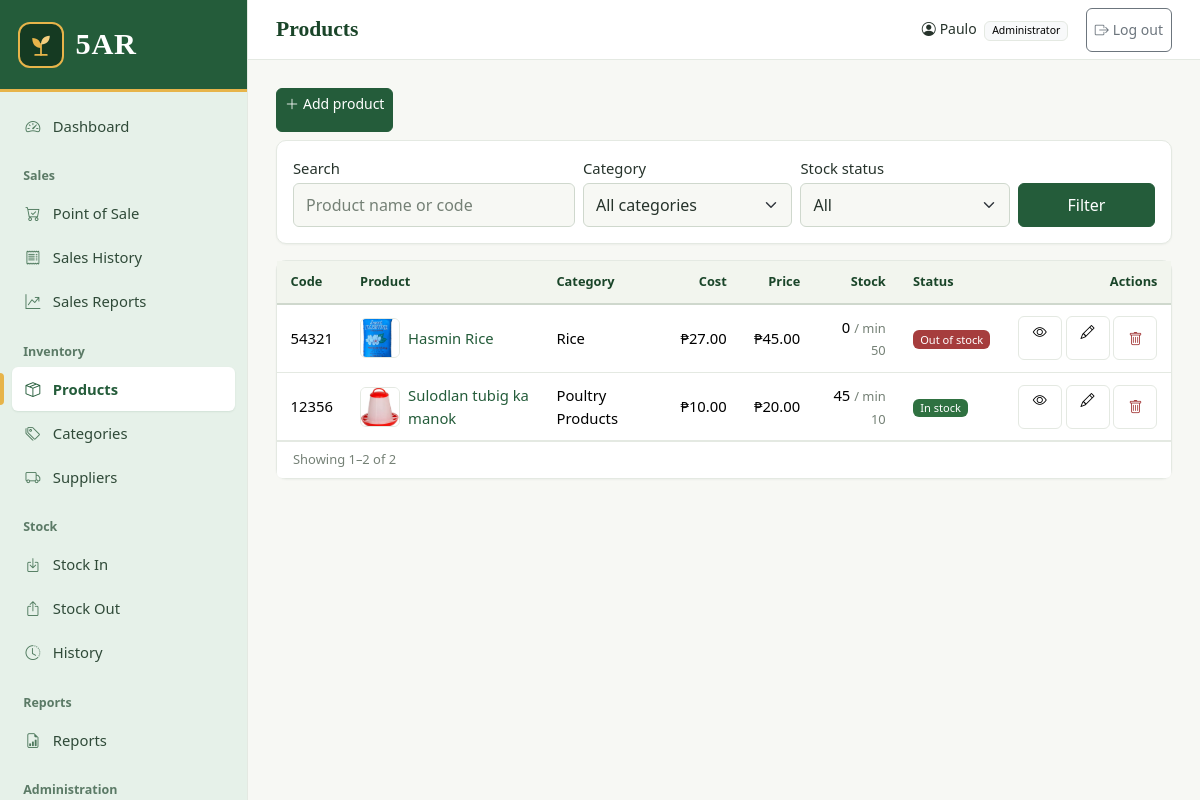
The page /products/index.php (signed in) on the database its author committed.
### tables this page shows
CREATE TABLE `products` (
  `id` int(10) UNSIGNED NOT NULL,
  `sku` varchar(50) NOT NULL,
  `name` varchar(150) NOT NULL,
  `category_id` int(10) UNSIGNED NOT NULL,
  `supplier_id` int(10) UNSIGNED DEFAULT NULL,
  `description` text DEFAULT NULL,
  `image` varchar(255) DEFAULT NULL,
  `cost_price` decimal(10,2) NOT NULL DEFAULT 0.00,
  `selling_price` decimal(10,2) NOT NULL DEFAULT 0.00,
  `quantity` decimal(12,3) NOT NULL DEFAULT 0.000,
  `min_stock` int(11) NOT NULL DEFAULT 10,
  `created_at` datetime NOT NULL DEFAULT current_timestamp(),
  `updated_at` datetime NOT NULL DEFAULT current_timestamp() ON UPDATE current_timestamp(),
  `base_unit` varchar(30) NOT NULL DEFAULT 'pc',
  `base_allow_decimal` tinyint(1) NOT NULL DEFAULT 0,
  `multi_unit` tinyint(1) NOT NULL DEFAULT 0
);

CREATE TABLE `categories` (
  `id` int(10) UNSIGNED NOT NULL,
  `name` varchar(100) NOT NULL,
  `description` varchar(255) DEFAULT NULL,
  `created_at` datetime NOT NULL DEFAULT current_timestamp()
);

### includes/auth.php (called while the page is built, shortened)
<?php
require_once __DIR__ . '/../config/database.php';
require_once __DIR__ . '/functions.php';
function is_admin(): bool
{
    return ($_SESSION['role'] ?? '') === 'admin';
}

### includes/product_image.php (called while the page is built, shortened)
<?php
function product_image_url(?string $name): string
{
    return url('uploads/products/' . rawurlencode($name));
}

### products/index.php (the view, shortened to what this page needs)
<?php
require_once __DIR__ . '/../includes/auth.php';
require_once __DIR__ . '/../includes/product_image.php';
$q = input('q', 'GET');
$categoryId = (int) ($_GET['category'] ?? 0);
$status = $_GET['status'] ?? '';
if (!in_array($status, ['ok', 'low', 'out'], true)) {
    $status = '';
}
$where = [];
$types = '';
$params = [];
$whereSql = $where ? 'WHERE ' . implode(' AND ', $where) : '';
$total = (int) db_val($conn, "SELECT COUNT(*) FROM products p $whereSql", $types, $params);
$pg = paginate($total, ITEMS_PER_PAGE, (int) ($_GET['page'] ?? 1));
$products = db_all(
    $conn,
    "SELECT p.id, p.sku, p.name, p.image, p.cost_price, p.selling_price, p.quantity, p.min_stock,
            c.name AS category_name
     FROM products p
     JOIN categories c ON c.id = p.category_id
     $whereSql
     ORDER BY p.name ASC
     LIMIT ? OFFSET ?",
    $types . 'ii',
    array_merge($params, [$pg['per_page'], $pg['offset']])
);
$filtered = ($q !== '' || $categoryId > 0 || $status !== '');
$activeNav = 'products';
$pageActions = '<a href="' . e(url('products/create.php')) . '" class="btn btn-primary btn-sm"><i class="bi bi-plus-lg me-1"></i>Add product</a>';
include __DIR__ . '/../includes/header.php';
?>
<div class="card mb-3">
    <div class="card-body">
        <form method="get" class="row g-2 align-items-end">
            <div class="col-md-4">
                <label for="q" class="form-label">Search</label>
                <input type="search" class="form-control" id="q" name="q" value="<?= e($q) ?>"
                    placeholder="Product name or code">
            </div>
            <div class="col-md-3">
                <label for="category" class="form-label">Category</label>
                <select class="form-select" id="category" name="category">
                    <option value="0">All categories</option>
                </select>
            </div>
            <div class="col-md-3">
                <label for="status" class="form-label">Stock status</label>
                <select class="form-select" id="status" name="status">
                    <option value="">All</option>
                </select>
            </div>
            <div class="col-md-2 d-flex gap-2">
                <button type="submit" class="btn btn-primary flex-fill">Filter</button>
            </div>
        </form>
    </div>
</div>
<div class="card">
    <?php if (!$products): ?>
        <?php if ($filtered): ?>
            <?= empty_state('search', 'No products match your filters', 'Try a different search or reset the filters.') ?>
        <?php else: ?>
            <?= empty_state(
                'box-seam',
                'No products yet',
                'Add your first product to start tracking stock.',
                '<a href="' . e(url('products/create.php')) . '" class="btn btn-primary btn-sm">Add product</a>'
            ) ?>
        <?php endif; ?>
    <?php else: ?>
        <div class="table-responsive">
            <table class="table table-hover align-middle mb-0">
                <thead>
                    <tr>
                        <th>Code</th>
                        <th>Product</th>
                        <th>Category</th>
                        <th class="text-end">Cost</th>
                        <th class="text-end">Price</th>
                        <th class="text-end">Stock</th>
                        <th>Status</th>
                        <th class="text-end">Actions</th>
                    </tr>
                </thead>
                <tbody>
                    <?php foreach ($products as $p): ?>
                        <?php $thumb = product_image_url($p['image']); ?>
                        <tr>
                            <td class="text-nowrap"><?= e($p['sku']) ?></td>
                            <td>
                                <div class="d-flex align-items-center gap-2">
                                    <?php if ($thumb !== ''): ?>
                                        <img src="<?= e($thumb) ?>" alt="" loading="lazy" class="rounded border flex-shrink-0"
                                            style="width:40px;height:40px;object-fit:cover;">
                                    <?php else: ?>
                                        <span
                                            class="rounded border bg-light text-muted d-inline-flex align-items-center justify-content-center flex-shrink-0"
                                            style="width:40px;height:40px;"><i class="bi bi-image"></i></span>
                                    <?php endif; ?>
                                    <a href="<?= e(url('products/view.php?id=' . $p['id'])) ?>"><?= e($p['name']) ?></a>
                                </div>
                            </td>
                            <td><?= e($p['category_name']) ?></td>
                            <td class="text-end"><?= e(money($p['cost_price'])) ?></td>
                            <td class="text-end"><?= e(money($p['selling_price'])) ?></td>
                            <td class="text-end"><?= e(fmt_qty($p['quantity'])) ?> <span class="text-muted small">/ min
                                    <?= (int) $p['min_stock'] ?></span></td>
                            <td><?= status_badge((float) $p['quantity'], (int) $p['min_stock']) ?></td>
                            <td class="text-end text-nowrap">
                                <a href="<?= e(url('products/view.php?id=' . $p['id'])) ?>" class="btn btn-light btn-sm border"
                                    title="View"><i class="bi bi-eye"></i></a>
                                <a href="<?= e(url('products/edit.php?id=' . $p['id'])) ?>" class="btn btn-light btn-sm border"
                                    title="Edit"><i class="bi bi-pencil"></i></a>
                                <?php if (is_admin()): ?>
                                    <form method="post" action="<?= e(url('products/delete.php')) ?>" class="d-inline js-confirm"
                                        data-confirm="Delete product &quot;<?= e($p['name']) ?>&quot;? This cannot be undone.">
                                        <button type="submit" class="btn btn-light btn-sm border text-danger" title="Delete"><i
                                                class="bi bi-trash"></i></button>
                                    </form>
                                <?php endif; ?>
                            </td>
                        </tr>
                    <?php endforeach; ?>
                </tbody>
            </table>
        </div>
        <div class="card-footer d-flex flex-wrap justify-content-between align-items-center gap-2">
            <span class="text-muted small"><?= e(page_summary($pg)) ?></span>
        </div>
    <?php endif; ?>
</div>
<?php include __DIR__ . '/../includes/footer.php'; ?>

### includes/header.php (shortened to what this page needs)
<?php
$pageTitle = $pageTitle ?? 'Page';
$activeNav = $activeNav ?? '';
?>
<!DOCTYPE html>
<html lang="en">
<head>
    <link href="https://cdn.jsdelivr.net/npm/bootstrap@5.3.3/dist/css/bootstrap.min.css" rel="stylesheet">
    <link href="https://cdn.jsdelivr.net/npm/bootstrap-icons@1.11.3/font/bootstrap-icons.min.css" rel="stylesheet">
    <link href="<?= e(url('assets/css/style.css')) ?>" rel="stylesheet">
</head>
<body>
<div class="app-wrapper">
    <?php include __DIR__ . '/sidebar.php'; ?>
    <div class="app-main">
        <header class="topbar no-print">
            <div class="topbar-user ms-auto">
                <span class="me-2">
                    <i class="bi bi-person-circle me-1"></i><?= e($_SESSION['full_name'] ?? '') ?>
                    <span class="badge text-bg-light border ms-1"><?= is_admin() ? 'Administrator' : 'Staff' ?></span>
                </span>
                <form method="post" action="<?= e(url('logout.php')) ?>" class="d-inline">
                    <button type="submit" class="btn btn-outline-secondary btn-sm"><i class="bi bi-box-arrow-right me-1"></i>Log out</button>
                </form>
            </div>
        </header>
        <main class="content">
            <div class="page-header">
                <h1 class="page-title"><?= e($pageTitle) ?></h1>
                <div class="page-actions no-print"><?= $pageActions ?? '' ?></div>
            </div>

### includes/sidebar.php (shortened to what this page needs)
<?php require_once __DIR__ . '/brand.php'; ?>
<aside class="sidebar no-print" id="sidebar">
    <a class="sidebar-brand" href="<?= e(url('dashboard.php')) ?>" title="<?= e(BRAND_NAME) ?>"
        aria-label="<?= e(BRAND_NAME) ?> – home">
        <?= brand_mark() ?>
        <span class="brand-text">
            <span class="brand-5ar"><?= e(BRAND_SHORT) ?></span>
        </span>
    </a>
    <nav class="sidebar-nav">
        <?= nav_link('dashboard.php', 'speedometer2', 'Dashboard', 'dashboard', $activeNav) ?>
        <div class="nav-heading">Sales</div>
        <?= nav_link('sales/pos.php', 'cart-check', 'Point of Sale', 'pos', $activeNav) ?>
        <?= nav_link('sales/history.php', 'receipt', 'Sales History', 'sales_history', $activeNav) ?>
        <?= nav_link('sales/reports.php', 'graph-up-arrow', 'Sales Reports', 'sales_reports', $activeNav) ?>
        <div class="nav-heading">Inventory</div>
        <?= nav_link('products/index.php', 'box-seam', 'Products', 'products', $activeNav) ?>
        <?= nav_link('categories/index.php', 'tags', 'Categories', 'categories', $activeNav) ?>
        <?= nav_link('suppliers/index.php', 'truck', 'Suppliers', 'suppliers', $activeNav) ?>
        <div class="nav-heading">Stock</div>
        <?= nav_link('stock/stock_in.php', 'box-arrow-in-down', 'Stock In', 'stock_in', $activeNav) ?>
        <?= nav_link('stock/stock_out.php', 'box-arrow-up', 'Stock Out', 'stock_out', $activeNav) ?>
        <?= nav_link('stock/history.php', 'clock-history', 'History', 'history', $activeNav) ?>
        <div class="nav-heading">Reports</div>
        <?= nav_link('reports/index.php', 'file-earmark-bar-graph', 'Reports', 'reports', $activeNav) ?>
        <?php if (is_admin()): ?>
            <div class="nav-heading">Administration</div>
        <?php endif; ?>
    </nav>
</aside>

### includes/brand.php (shortened to what this page needs)
<?php
if (!function_exists('brand_mark')) {
    function brand_mark(string $size = ''): string
    {
        $class = 'brand-mark' . ($size === 'lg' ? ' brand-mark--lg' : '');
        return '<span class="' . $class . '" aria-hidden="true">'
            . '<svg viewBox="0 0 48 48" xmlns="http://www.w3.org/2000/svg" focusable="false">'
            . '<path d="M24 41V22" fill="none" stroke="#E7B44A" stroke-width="3" stroke-linecap="round"/>'
            . '<path d="M24 29C14 29 9 22 9 12c10 0 15 6 15 17z" fill="#E7B44A"/>'
            . '<path d="M24 23c0-9 5-15 15-15 0 9-5 15-15 15z" fill="#F3CE7E"/>'
            . '<path d="M14 41h20" fill="none" stroke="#E7B44A" stroke-width="3" stroke-linecap="round"/>'
            . '</svg></span>';
    }
}

### includes/functions.php (shortened to what this page needs)
<?php
function e($value): string
{
    return htmlspecialchars((string) $value, ENT_QUOTES, 'UTF-8');
}
function url(string $path = ''): string
{
    return BASE_URL . '/' . ltrim($path, '/');
}
function input(string $key, string $method = 'POST'): string
{
    $source = ($method === 'GET') ? $_GET : $_POST;
    $value = $source[$key] ?? '';
    return is_string($value) ? trim($value) : '';
}
function money($amount): string
{
    return CURRENCY . number_format((float) $amount, 2);
}
function nav_link(string $href, string $icon, string $label, string $key, string $active): string
{
    $class = 'nav-link-item' . ($key === $active ? ' active' : '');
    return '<a class="' . $class . '" href="' . e(url($href)) . '"><i class="bi bi-' . $icon . '"></i><span>' . e($label) . '</span></a>';
}
function db_run(mysqli $conn, string $sql, string $types = '', array $params = []): mysqli_stmt
{
    $stmt = mysqli_prepare($conn, $sql);
    if ($types !== '') {
        mysqli_stmt_bind_param($stmt, $types, ...$params);
    }
    mysqli_stmt_execute($stmt);
    return $stmt;
}
function db_all(mysqli $conn, string $sql, string $types = '', array $params = []): array
{
    $stmt = db_run($conn, $sql, $types, $params);
    $result = mysqli_stmt_get_result($stmt);
    $rows = $result ? mysqli_fetch_all($result, MYSQLI_ASSOC) : [];
    return $rows;
}
function db_row(mysqli $conn, string $sql, string $types = '', array $params = []): ?array
{
    $rows = db_all($conn, $sql, $types, $params);
    return $rows[0] ?? null;
}
function db_val(mysqli $conn, string $sql, string $types = '', array $params = [])
{
    $row = db_row($conn, $sql, $types, $params);
    return $row ? reset($row) : null;
}
function paginate(int $total, int $perPage, int $page): array
{
    $pages = max(1, (int) ceil($total / $perPage));
    $page = min(max(1, $page), $pages);
    return [
        'total'    => $total,
        'per_page' => $perPage,
        'pages'    => $pages,
        'page'     => $page,
        'offset'   => ($page - 1) * $perPage,
    ];
}
function page_summary(array $p): string
{
    $from = $p['offset'] + 1;
    $to = min($p['offset'] + $p['per_page'], $p['total']);
    return "Showing {$from}–{$to} of {$p['total']}";
}
function stock_status($quantity, $minStock): string
{
    if ($quantity <= 0) {
        return 'out';
    }
    return ($quantity <= $minStock) ? 'low' : 'ok';
}
function stock_status_label(string $status): string
{
    return ['out' => 'Out of stock', 'low' => 'Low stock', 'ok' => 'In stock'][$status] ?? '';
}
function status_badge($quantity, $minStock): string
{
    $status = stock_status($quantity, $minStock);
    $class = ['out' => 'text-bg-danger', 'low' => 'text-bg-warning', 'ok' => 'text-bg-success'][$status];
    return '<span class="badge ' . $class . '">' . stock_status_label($status) . '</span>';
}
function fmt_qty($value): string
{
    $text = number_format((float) $value, 3, '.', '');
    return rtrim(rtrim($text, '0'), '.');
}

### includes/footer.php (shortened to what this page needs)
        </main>
    </div>
</div>
</body>
</html>

### rows shown on the page
products: sku "54321", image (picture), name "Hasmin Rice", category.name "Rice", cost_price "₱27.00", selling_price "₱45.00", quantity "0", min_stock "50", min_stock "Out of stock"
products: sku "12356", image (picture), name "Sulodlan tubig ka manok", category.name "Poultry Products", cost_price "₱10.00", selling_price "₱20.00", quantity "45", min_stock "10", min_stock "In stock"

### other values the page prints
BRAND_SHORT "5AR"
$label "Dashboard Point of Sale Sales History Sales Reports Products Categories Suppliers Stock In Stock Out History Reports"
$_SESSION['full_name'] "Paulo"
page_summary($pg) "Showing 1–2 of 2"
